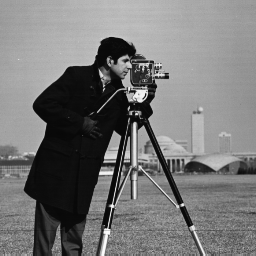
%> input picture clases/Cap05_Mejoramiento/Notebook/cameraman.png, 256 x 256 px, given in place of cameraman.tif, which was not available
$ octave TRAT05_FilterExample.m   (GNU Octave 9; MATLAB toolbox functions it lacks are replaced by stand-ins)
%> lines starting %> are read from the running program, lines starting %| are printed output that depends on the picture; in (x1, y1, x2, y2) boxes, pixels count from 0 and x2, y2 are one past the last pixel; in counts of white or black regions, pixels touching at a corner belong together; the program's own positions count from 1; pictures that were not available may be replaced by others from this repository, and a replacement may not be noted
### clases/Cap04_Sistemas_Lineales/Matlab_y_Python/TRAT04_IdealMask.m
% function H = TRAT05_IdealMask(N,M,Do)
%
% Construccion de mascara H en el dominio de la frecuencia para un filtro
% pasa bajos ideal.
%
% El tamano de la matriz H es NxM
% NxM debe ser del tamano de la imagen.
% La frecuencia de corte es Do.
%
% José Ramón Iglesias, Agosto 2020
%

function H = TRAT05_IdealMask(N,M,Do)

D = zeros(N,M);
H = D;

for u=1:N
    for v=1:M
        D(u,v) = sqrt((u-N/2)^2+(v-M/2)^2);
    end
end

H(D<Do) = 1;

### clases/Cap05_Mejoramiento/Matlab/TRAT05_FiltroFrecuencia.m
% function J = TRAT05_FiltroFrecuencia(I,H,show)
%
% Filtrado de una imagen I utilizando un filtro H. La imagen I esta en el
% dominio del espacio, el filtro H en el dominio de la frecuencia.
%
% El tamano de H debe ser igual al tamano de I (NxM)
%
% J es la imagen de salida (en el dominio del espacio) de las mismas
% dimensiones de la imagen I.
%
% José Ramón Iglesias, Agosto 2020-2
%

function J = TRAT05_FiltroFrecuencia(I,H,show)

if not(exist('show','var'))
    show = 0;
end

[N,M] = size(I);


[Nh,Mh] = size(H);
if Nh~=N
    error('Numero de filas de H debe ser igual al numero de filas de I');
end

if Mh~=M
    error('Numero de columnas de H debe ser igual al numero de columnas de I');
end

% Intercambio de cuadrantes
Hf = fftshift(H);


if show==1
    figure(1)
    imshow(I,[])
    title('I: Imagen Original')
    figure(2)
    mesh(H)
    title('H: Filtro en el dominio de la frecuencia')
    figure(3)
    mesh(Hf)
    title('Hf: Intercambio de cuadrantes de H')
end


% Transformada de Fourier en 2D
F = fft2(I);

if show==1
    figure(4)
    imshow(log(abs(F)+1),[])
    title('F: Tranformada de Fourier de I')
    figure(5)
    imshow(log(abs(fftshift(F))+1),[])
    title('Intercambio de cuadrantes de F')
end


% Convolucion = multiplicacion en el dominio de la frecuencia
G = Hf.*F;

% Transformada inversa de fourier
Jp = ifft2(G);

J = real(Jp);

if show==1
    figure(6)
    imshow(log(abs(G)+1),[])
    title('G: Tranformada de Fourier de I filtrado')
    figure(7)
    imshow(log(abs(fftshift(F))+1),[])
    title('Intercambio de cuadrantes de G')
    figure(8)
    imshow(J,[])
    title('J: Imagen Filtrada')
end

### clases/Cap05_Mejoramiento/Matlab/TRAT05_FilterExample.m
% José Ramón Iglesias Gamarra, 2020-2
close all
I = imread('cameraman.tif');
%> I is the input picture: size 256x256 uint8; min 7, max 253, mean 118.7
imshow(I)
title('imagen original')

[N,M] = size(I);
%> N = 256; M = 256

filtro = input('Filtro 1: Ideal, 2: Gaussiano 3: Butterworth ?');
%> the answer given: 1
Do     = input('Frecuencia de Corte (Do) ?');
%> the answer given: 3
S = ['Ideal      '
    'Gaussiano  '
    'Butterworth'];

switch filtro % Ideal
    case 1
        H = TRAT04_IdealMask(N,M,Do);
%> after the loop in TRAT05_IdealMask, `for u=1:N`:
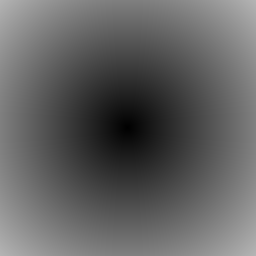
%> D: size 256x256 double; min 0, max 181, mean 97.9
%> in TRAT05_IdealMask, `H(D<Do) = 1;`:
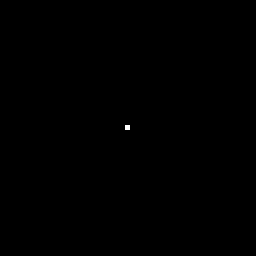
%> H: size 256x256 double; values 0 (black) and 1 (white), 0.04% white; 1 white region, box (x1, y1, x2, y2) and area: (125, 125, 130, 130) 25
    case 2 % Gaussian
        H = TRAT04_GaussianMask(N,M,Do);
    case 3 % Butterworth
        n = input('Orden de Butterworth? ');
        H = TRAT04_ButterworthMask(N,M,Do,n);
end

J = TRAT05_FiltroFrecuencia(I,H,1);
%> in TRAT05_FiltroFrecuencia, `title('H: Filtro en el dominio de la frecuencia')`:
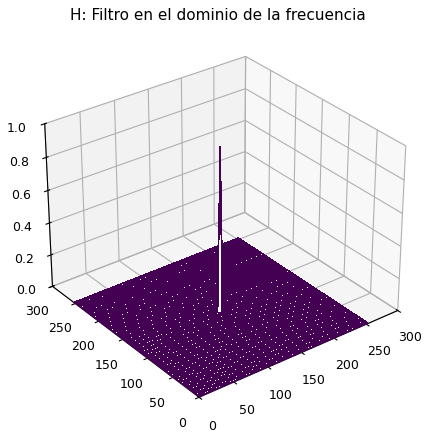
%> figure redrawn from the program's plot data
%> in TRAT05_FiltroFrecuencia, `imshow(log(abs(F)+1),[])`:
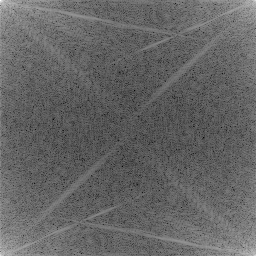
%> displayed picture: size 256x256, on the screen's scale of 0 to 255; min 0, max 255, mean 101.1
%> in TRAT05_FiltroFrecuencia, `imshow(log(abs(fftshift(F))+1),[])`:
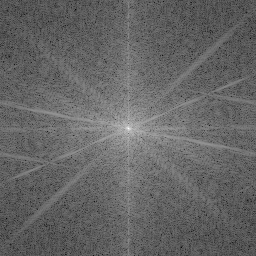
%> displayed picture: size 256x256, on the screen's scale of 0 to 255; min 0, max 255, mean 101.1; mean of the top-left, top-right, bottom-left and bottom-right quarters 101.4, 100.3, 100.3, 102.1
%> in TRAT05_FiltroFrecuencia, `J = real(Jp);`:
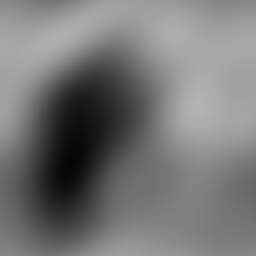
%> J: size 256x256 double; min 5.85, max 178.9, mean 118.7

$ run again, with clases/Cap05_Mejoramiento/Notebook/Fishbones.bmp saved as clases/Cap05_Mejoramiento/Notebook/cameraman.png
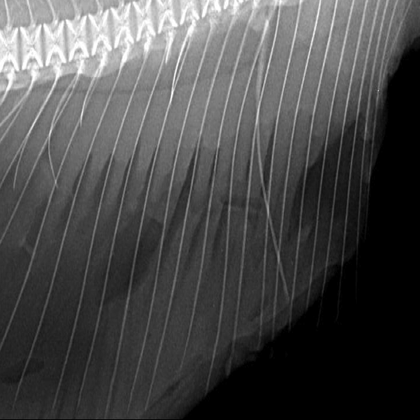
%> input picture clases/Cap05_Mejoramiento/Notebook/Fishbones.bmp, 420 x 420 px, shrunk from 512 x 512 before the run, given in place of cameraman.tif, which was not available
%> I is the input picture: size 420x420 uint8; min 0, max 255, mean 74.6
%> after the loop in TRAT05_IdealMask, `for u=1:N`:
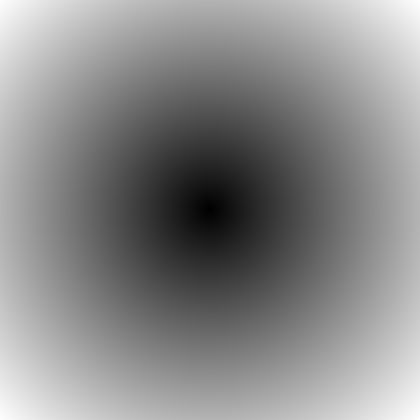
%> D: size 420x420 double; min 0, max 297, mean 160.7; drawn with min black and max white
%> H: size 420x420 double; values 0 (black) and 1 (white), 0.01% white; 1 white region, box (x1, y1, x2, y2) and area: (207, 207, 212, 212) 25
%> in TRAT05_FiltroFrecuencia, `J = real(Jp);`:
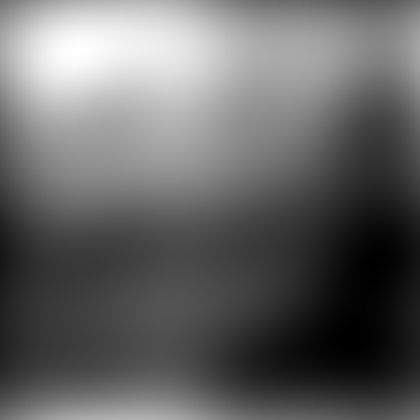
%> J: size 420x420 double; min -3.08, max 190.7, mean 74.6; drawn with min black and max white
